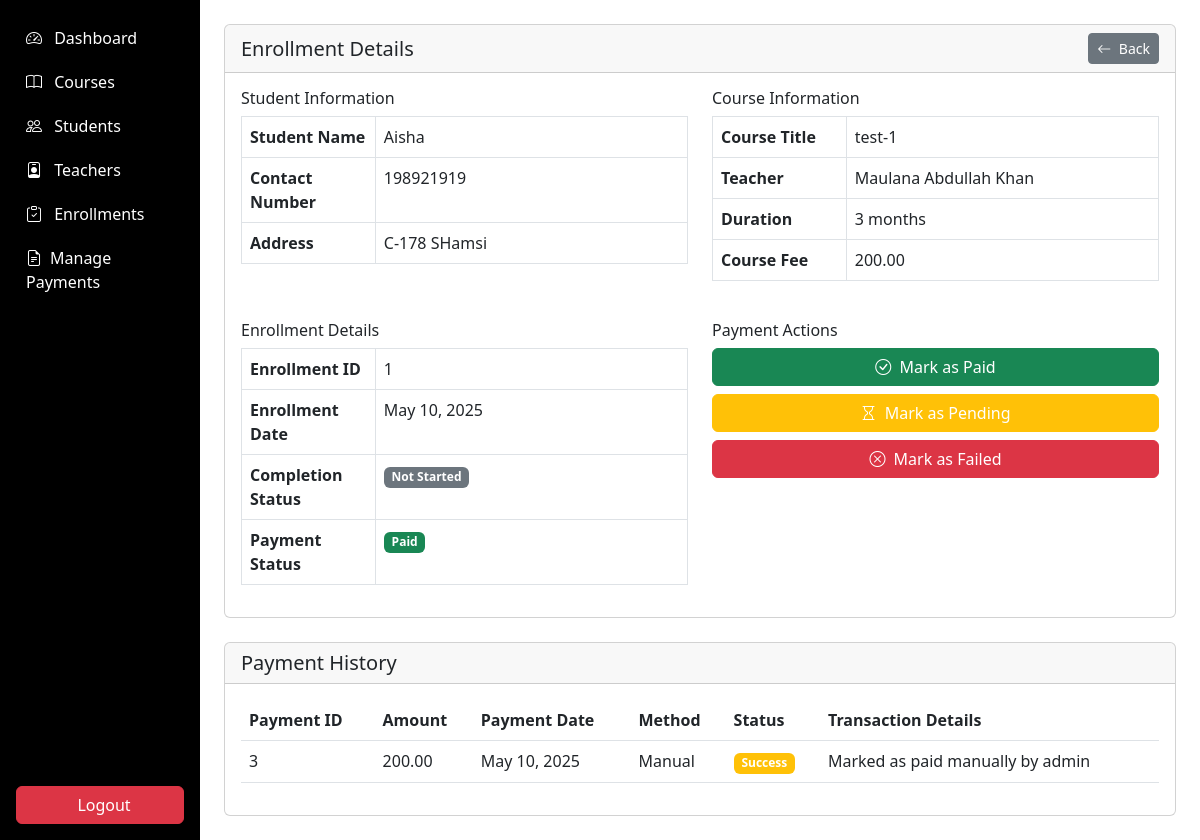
Screenshot of /admin/enrollments/view_enrollment.php?id=1 (signed in) with the database file from the repository.
### tables this page shows
CREATE TABLE `enrollments` (
  `enrollment_id` int(11) NOT NULL,
  `student_id` int(11) NOT NULL,
  `course_id` int(11) NOT NULL,
  `enrollment_date` timestamp NOT NULL DEFAULT current_timestamp(),
  `completion_status` enum('not_started','in_progress','completed') DEFAULT 'not_started',
  `payment_status` enum('pending','paid','failed') DEFAULT 'pending',
  `transaction_id` varchar(100) DEFAULT NULL
);

CREATE TABLE `students` (
  `student_id` int(11) NOT NULL,
  `user_id` int(11) NOT NULL,
  `full_name` varchar(100) NOT NULL,
  `address` text DEFAULT NULL,
  `contact_number` varchar(20) DEFAULT NULL,
  `parent_name` varchar(100) DEFAULT NULL,
  `parent_contact` varchar(20) DEFAULT NULL,
  `previous_education` text DEFAULT NULL,
  `profile_image` varchar(255) DEFAULT NULL
);

CREATE TABLE `courses` (
  `course_id` int(11) NOT NULL,
  `title` varchar(100) NOT NULL,
  `description` text DEFAULT NULL,
  `image_url` varchar(255) DEFAULT NULL,
  `teacher_id` int(11) DEFAULT NULL,
  `duration` varchar(50) DEFAULT NULL,
  `price` decimal(10,2) DEFAULT NULL,
  `is_featured` tinyint(1) DEFAULT 0,
  `created_at` timestamp NOT NULL DEFAULT current_timestamp(),
  `updated_at` timestamp NOT NULL DEFAULT current_timestamp() ON UPDATE current_timestamp()
);

CREATE TABLE `teachers` (
  `teacher_id` int(11) NOT NULL,
  `user_id` int(11) NOT NULL,
  `full_name` varchar(100) NOT NULL,
  `specialization` varchar(100) DEFAULT NULL,
  `bio` text DEFAULT NULL,
  `qualifications` text DEFAULT NULL,
  `contact_number` varchar(20) DEFAULT NULL,
  `profile_image` varchar(255) DEFAULT NULL
);

CREATE TABLE `payments` (
  `payment_id` int(11) NOT NULL,
  `enrollment_id` int(11) NOT NULL,
  `amount` decimal(10,2) NOT NULL,
  `payment_date` timestamp NOT NULL DEFAULT current_timestamp(),
  `payment_method` varchar(50) DEFAULT NULL,
  `status` enum('success','failed','pending') DEFAULT 'pending',
  `transaction_details` text DEFAULT NULL
);

### admin/enrollments/view_enrollment.php (the view, shortened to what this page needs)
<?php
require_once '../../includes/auth.php';
$enrollmentId = $_GET['id'];
$stmt = $db->prepare("
    SELECT e.*,
           s.full_name as student_name, s.contact_number as student_contact, s.address as student_address,
           c.title as course_title, c.price as course_price, c.duration as course_duration,
           t.full_name as teacher_name
    FROM enrollments e
    JOIN students s ON e.student_id = s.student_id
    JOIN courses c ON e.course_id = c.course_id
    LEFT JOIN teachers t ON c.teacher_id = t.teacher_id
    WHERE e.enrollment_id = ?
");
$stmt->execute([$enrollmentId]);
$enrollment = $stmt->fetch();
$stmt2 = $db->prepare("
    SELECT * FROM payments
    WHERE enrollment_id = ?
    ORDER BY payment_date DESC
");
$stmt2->execute([$enrollmentId]);
$payments = $stmt2->fetchAll();
?>
<!DOCTYPE html>
<html lang="en">
<head>
</head>
<body>
   <div class="container-fluid">
  <div class="row">
    <nav class="col-md-2 d-none d-md-block p-0 bg-dark sidebar" id="sidebar">
      <?php include '../includes/sidebar.php'; ?>
    </nav>
        <main class="col-md-10 ms-sm-auto p-4">
                <div class="card mb-4">
                    <div class="card-header d-flex justify-content-between align-items-center">
                        <h5 class="mb-0">Enrollment Details</h5>
                        <div>
                            <a href="manage_enrollments.php" class="btn btn-sm btn-secondary">
                                <i class="bi bi-arrow-left me-1"></i> Back
                            </a>
                        </div>
                    </div>
                    <div class="card-body">
                        <div class="row">
                            <div class="col-md-6">
                                <h6>Student Information</h6>
                                <table class="table table-bordered">
                                    <tr>
                                        <th width="30%">Student Name</th>
                                        <td><?= htmlspecialchars($enrollment['student_name']) ?></td>
                                    </tr>
                                    <tr>
                                        <th>Contact Number</th>
                                        <td><?= htmlspecialchars($enrollment['student_contact']) ?></td>
                                    </tr>
                                    <tr>
                                        <th>Address</th>
                                        <td><?= htmlspecialchars($enrollment['student_address']) ?></td>
                                    </tr>
                                </table>
                            </div>
                            <div class="col-md-6">
                                <h6>Course Information</h6>
                                <table class="table table-bordered">
                                    <tr>
                                        <th width="30%">Course Title</th>
                                        <td><?= htmlspecialchars($enrollment['course_title']) ?></td>
                                    </tr>
                                    <tr>
                                        <th>Teacher</th>
                                        <td><?= htmlspecialchars($enrollment['teacher_name'] ?? 'N/A') ?></td>
                                    </tr>
                                    <tr>
                                        <th>Duration</th>
                                        <td><?= htmlspecialchars($enrollment['course_duration']) ?></td>
                                    </tr>
                                    <tr>
                                        <th>Course Fee</th>
                                        <td><?= number_format($enrollment['course_price'], 2) ?></td>
                                    </tr>
                                </table>
                            </div>
                        </div>
                        <div class="row mt-4">
                            <div class="col-md-6">
                                <h6>Enrollment Details</h6>
                                <table class="table table-bordered">
                                    <tr>
                                        <th width="30%">Enrollment ID</th>
                                        <td><?= $enrollment['enrollment_id'] ?></td>
                                    </tr>
                                    <tr>
                                        <th>Enrollment Date</th>
                                        <td><?= date('M d, Y', strtotime($enrollment['enrollment_date'])) ?></td>
                                    </tr>
                                    <tr>
                                        <th>Completion Status</th>
                                        <td>
                                            <?php
                                            $statusClass = [
                                                'not_started' => 'secondary',
                                                'in_progress' => 'info',
                                                'completed' => 'success'
                                            ];
                                            ?>
                                            <span class="badge bg-<?= $statusClass[$enrollment['completion_status']] ?>">
                                                <?= ucwords(str_replace('_', ' ', $enrollment['completion_status'])) ?>
                                            </span>
                                        </td>
                                    </tr>
                                    <tr>
                                        <th>Payment Status</th>
                                        <td>
                                            <span class="badge bg-<?= $enrollment['payment_status'] === 'paid' ? 'success' : ($enrollment['payment_status'] === 'failed' ? 'danger' : 'warning') ?>">
                                                <?= ucfirst($enrollment['payment_status']) ?>
                                            </span>
                                        </td>
                                    </tr>
                                </table>
                            </div>
                            <div class="col-md-6">
                                <h6>Payment Actions</h6>
                                <div class="d-grid gap-2">
                                    <a href="?id=<?= $enrollmentId ?>&mark=paid" class="btn btn-success" onclick="return confirm('Mark as paid?')">
                                        <i class="bi bi-check-circle me-1"></i> Mark as Paid
                                    </a>
                                    <a href="?id=<?= $enrollmentId ?>&mark=pending" class="btn btn-warning text-white" onclick="return confirm('Mark as pending?')">
                                        <i class="bi bi-hourglass me-1"></i> Mark as Pending
                                    </a>
                                    <a href="?id=<?= $enrollmentId ?>&mark=failed" class="btn btn-danger" onclick="return confirm('Mark as failed?')">
                                        <i class="bi bi-x-circle me-1"></i> Mark as Failed
                                    </a>
                                </div>
                            </div>
                        </div>
                    </div>
                </div>
                <div class="card">
                    <div class="card-header">
                        <h5 class="mb-0">Payment History</h5>
                    </div>
                    <div class="card-body">
                        <?php if (empty($payments)): ?>
                        <div class="alert alert-info">No payment records found.</div>
                        <?php else: ?>
                        <div class="table-responsive">
                            <table class="table table-hover">
                                <thead>
                                    <tr>
                                        <th>Payment ID</th>
                                        <th>Amount</th>
                                        <th>Payment Date</th>
                                        <th>Method</th>
                                        <th>Status</th>
                                        <th>Transaction Details</th>
                                    </tr>
                                </thead>
                                <tbody>
                                    <?php foreach ($payments as $payment): ?>
                                    <tr>
                                        <td><?= $payment['payment_id'] ?></td>
                                        <td><?= number_format($payment['amount'], 2) ?></td>
                                        <td><?= date('M d, Y', strtotime($payment['payment_date'])) ?></td>
                                        <td><?= ucfirst($payment['payment_method']) ?></td>
                                        <td>
                                            <span class="badge bg-<?= $payment['status'] === 'paid' ? 'success' : ($payment['status'] === 'failed' ? 'danger' : 'warning') ?>">
                                                <?= ucfirst($payment['status']) ?>
                                            </span>
                                        </td>
                                        <td><?= htmlspecialchars($payment['transaction_details']) ?></td>
                                    </tr>
                                    <?php endforeach; ?>
                                </tbody>
                            </table>
                        </div>
                        <?php endif; ?>
                    </div>
                </div>
            </div>
        </div>
</body>
</html>

### admin/includes/sidebar.php (shortened to what this page needs)
<!DOCTYPE html>
<html lang="en">
<head>
  <link href="https://cdn.jsdelivr.net/npm/bootstrap@5.3.0/dist/css/bootstrap.min.css" rel="stylesheet">
    <link rel="stylesheet" href="https://cdn.jsdelivr.net/npm/bootstrap-icons@1.10.0/font/bootstrap-icons.css">
</head>
<body>
<div class="d-flex flex-column p-3 text-white h-100" style="background-color: black; min-height: 100vh;">
 <ul class="nav flex-column">
          <li class="nav-item">
            <a class="nav-link" href="/khairulquran/admin/dashboard.php">
                <i class="bi bi-speedometer2 me-2"></i> Dashboard
            </a>
        </li>
        <li class="nav-item">
            <a class="nav-link" href="/khairulquran/admin/courses/manage_courses.php">
                <i class="bi bi-book me-2"></i> Courses
            </a>
        </li>
        <li class="nav-item">
          <a class="nav-link" href="/khairulquran/admin/students/manage_students.php">
                <i class="bi bi-people me-2"></i> Students
            </a>
        </li>
        <li class="nav-item">
 <a class="nav-link" href="/khairulquran/admin/teachers/manage_teachers.php">
                <i class="bi bi-person-badge me-2"></i> Teachers
            </a>
        </li>
        <li class="nav-item">
            <a class="nav-link" href="/khairulquran/admin/enrollments/manage_enrollments.php">
                <i class="bi bi-clipboard-check me-2"></i> Enrollments
            </a>
        </li>
        <li class="nav-item">
            <a class="nav-link" href="/khairulquran/admin/payments/manage_payments.php">
                <i class="bi bi-file-earmark-text me-2"></i>Manage Payments
            </a>
        </li>
      </ul>
  <div class="mt-auto">
    <form action="../includes/logout.php" method="POST">
      <button type="submit" class="btn btn-danger w-100 mt-3">
        <i class="fas fa-power-off me-2"></i> Logout
      </button>
    </form>
  </div>
</div>
</body>
</html>

### admin/includes/sidebar.php (style rules this page uses)
.sidebar { background-color:black; }
.sidebar .nav-link { color: white; padding: 10px 10px; }

### rows the page displays
enrollments: student.full_name "Aisha", student.contact_number "198921919", student.address "C-178 SHamsi", course.title "test-1", teachers.full_name "Maulana Abdullah Khan", course.duration "3 months", course.price "200.00", enrollment_id "1", enrollment_date "May 10, 2025", completion_status "Not Started", payment_status "Paid"
payments: payment_id "3", amount "200.00", payment_date "May 10, 2025", payment_method "Manual", status "Success", transaction_details "Marked as paid manually by admin"
